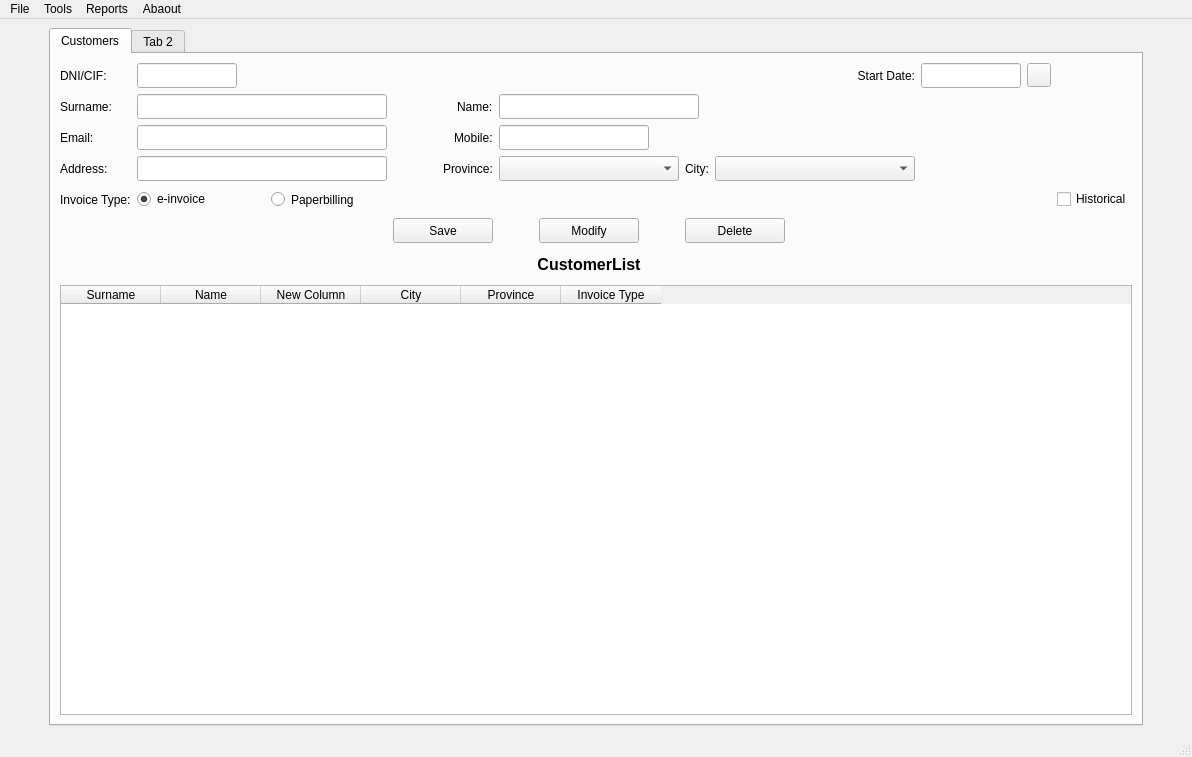
<?xml version="1.0" encoding="UTF-8"?>
<ui version="4.0">
 <class>MainWindow</class>
 <widget class="QMainWindow" name="MainWindow">
  <property name="geometry">
   <rect>
    <x>0</x>
    <y>0</y>
    <width>1192</width>
    <height>757</height>
   </rect>
  </property>
  <property name="windowTitle">
   <string>EmpresaTeis</string>
  </property>
  <widget class="QWidget" name="centralwidget">
   <layout class="QHBoxLayout" name="horizontalLayout">
    <item>
     <spacer name="horizontalSpacer">
      <property name="orientation">
       <enum>Qt::Horizontal</enum>
      </property>
      <property name="sizeType">
       <enum>QSizePolicy::Fixed</enum>
      </property>
      <property name="sizeHint" stdset="0">
       <size>
        <width>40</width>
        <height>20</height>
       </size>
      </property>
     </spacer>
    </item>
    <item>
     <widget class="QTabWidget" name="panMain">
      <property name="maximumSize">
       <size>
        <width>1100</width>
        <height>900</height>
       </size>
      </property>
      <property name="currentIndex">
       <number>0</number>
      </property>
      <widget class="QWidget" name="tab">
       <attribute name="title">
        <string>Customers</string>
       </attribute>
       <layout class="QGridLayout" name="gridLayout">
        <item row="4" column="2">
         <widget class="QRadioButton" name="rbtFacpapel">
          <property name="minimumSize">
           <size>
            <width>100</width>
            <height>25</height>
           </size>
          </property>
          <property name="maximumSize">
           <size>
            <width>100</width>
            <height>25</height>
           </size>
          </property>
          <property name="text">
           <string>Paperbilling</string>
          </property>
          <attribute name="buttonGroup">
           <string notr="true">groupbtnFac</string>
          </attribute>
         </widget>
        </item>
        <item row="2" column="3" alignment="Qt::AlignRight">
         <widget class="QLabel" name="lblMobilecli">
          <property name="maximumSize">
           <size>
            <width>75</width>
            <height>16777215</height>
           </size>
          </property>
          <property name="text">
           <string>Mobile:</string>
          </property>
         </widget>
        </item>
        <item row="3" column="3" alignment="Qt::AlignRight">
         <widget class="QLabel" name="lblProvincecli">
          <property name="maximumSize">
           <size>
            <width>50</width>
            <height>25</height>
           </size>
          </property>
          <property name="text">
           <string>Province:</string>
          </property>
         </widget>
        </item>
        <item row="5" column="3">
         <widget class="QPushButton" name="btnSavecli">
          <property name="minimumSize">
           <size>
            <width>100</width>
            <height>25</height>
           </size>
          </property>
          <property name="maximumSize">
           <size>
            <width>100</width>
            <height>25</height>
           </size>
          </property>
          <property name="text">
           <string>Save</string>
          </property>
         </widget>
        </item>
        <item row="6" column="4" alignment="Qt::AlignHCenter">
         <widget class="QLabel" name="lblListcli">
          <property name="sizePolicy">
           <sizepolicy hsizetype="Preferred" vsizetype="Preferred">
            <horstretch>150</horstretch>
            <verstretch>30</verstretch>
           </sizepolicy>
          </property>
          <property name="minimumSize">
           <size>
            <width>150</width>
            <height>30</height>
           </size>
          </property>
          <property name="maximumSize">
           <size>
            <width>150</width>
            <height>30</height>
           </size>
          </property>
          <property name="font">
           <font>
            <pointsize>12</pointsize>
            <weight>75</weight>
            <bold>true</bold>
           </font>
          </property>
          <property name="text">
           <string>CustomerList</string>
          </property>
          <property name="alignment">
           <set>Qt::AlignCenter</set>
          </property>
         </widget>
        </item>
        <item row="1" column="1" colspan="2">
         <widget class="QLineEdit" name="txtApelcli">
          <property name="minimumSize">
           <size>
            <width>250</width>
            <height>25</height>
           </size>
          </property>
          <property name="maximumSize">
           <size>
            <width>250</width>
            <height>25</height>
           </size>
          </property>
         </widget>
        </item>
        <item row="1" column="3" alignment="Qt::AlignRight">
         <widget class="QLabel" name="lblNombrecli">
          <property name="maximumSize">
           <size>
            <width>75</width>
            <height>16777215</height>
           </size>
          </property>
          <property name="text">
           <string>Name:</string>
          </property>
         </widget>
        </item>
        <item row="5" column="4" alignment="Qt::AlignHCenter">
         <widget class="QPushButton" name="btmModycli">
          <property name="minimumSize">
           <size>
            <width>100</width>
            <height>25</height>
           </size>
          </property>
          <property name="maximumSize">
           <size>
            <width>100</width>
            <height>25</height>
           </size>
          </property>
          <property name="text">
           <string>Modify</string>
          </property>
         </widget>
        </item>
        <item row="7" column="0" colspan="10">
         <widget class="QTableWidget" name="tableCustomerList">
          <property name="minimumSize">
           <size>
            <width>1050</width>
            <height>200</height>
           </size>
          </property>
          <column>
           <property name="text">
            <string>Surname</string>
           </property>
          </column>
          <column>
           <property name="text">
            <string>Name</string>
           </property>
          </column>
          <column>
           <property name="text">
            <string>New Column</string>
           </property>
          </column>
          <column>
           <property name="text">
            <string>City</string>
           </property>
          </column>
          <column>
           <property name="text">
            <string>Province</string>
           </property>
          </column>
          <column>
           <property name="text">
            <string>Invoice Type</string>
           </property>
          </column>
         </widget>
        </item>
        <item row="1" column="4" colspan="2">
         <widget class="QLineEdit" name="txtNombrecli">
          <property name="minimumSize">
           <size>
            <width>200</width>
            <height>25</height>
           </size>
          </property>
          <property name="maximumSize">
           <size>
            <width>200</width>
            <height>25</height>
           </size>
          </property>
          <property name="text">
           <string/>
          </property>
         </widget>
        </item>
        <item row="3" column="0">
         <widget class="QLabel" name="lblAddress">
          <property name="maximumSize">
           <size>
            <width>75</width>
            <height>16777215</height>
           </size>
          </property>
          <property name="text">
           <string>Address:</string>
          </property>
         </widget>
        </item>
        <item row="3" column="1" colspan="2">
         <widget class="QLineEdit" name="txtAddresscli">
          <property name="minimumSize">
           <size>
            <width>250</width>
            <height>25</height>
           </size>
          </property>
          <property name="maximumSize">
           <size>
            <width>250</width>
            <height>25</height>
           </size>
          </property>
         </widget>
        </item>
        <item row="3" column="4">
         <widget class="QComboBox" name="cmbProvincecli">
          <property name="minimumSize">
           <size>
            <width>180</width>
            <height>25</height>
           </size>
          </property>
          <property name="maximumSize">
           <size>
            <width>180</width>
            <height>25</height>
           </size>
          </property>
         </widget>
        </item>
        <item row="4" column="0">
         <widget class="QLabel" name="lblTipofaccli">
          <property name="minimumSize">
           <size>
            <width>0</width>
            <height>25</height>
           </size>
          </property>
          <property name="maximumSize">
           <size>
            <width>75</width>
            <height>25</height>
           </size>
          </property>
          <property name="text">
           <string>Invoice Type:</string>
          </property>
         </widget>
        </item>
        <item row="1" column="0">
         <widget class="QLabel" name="lblApelcli">
          <property name="maximumSize">
           <size>
            <width>75</width>
            <height>16777215</height>
           </size>
          </property>
          <property name="text">
           <string>Surname:</string>
          </property>
         </widget>
        </item>
        <item row="2" column="0">
         <widget class="QLabel" name="lblEmailcli">
          <property name="maximumSize">
           <size>
            <width>75</width>
            <height>16777215</height>
           </size>
          </property>
          <property name="text">
           <string>Email:</string>
          </property>
         </widget>
        </item>
        <item row="5" column="5" colspan="2">
         <widget class="QPushButton" name="btnDelcli">
          <property name="minimumSize">
           <size>
            <width>100</width>
            <height>25</height>
           </size>
          </property>
          <property name="maximumSize">
           <size>
            <width>100</width>
            <height>25</height>
           </size>
          </property>
          <property name="text">
           <string>Delete</string>
          </property>
         </widget>
        </item>
        <item row="4" column="1">
         <widget class="QRadioButton" name="rbtFace">
          <property name="minimumSize">
           <size>
            <width>100</width>
            <height>0</height>
           </size>
          </property>
          <property name="maximumSize">
           <size>
            <width>100</width>
            <height>16777215</height>
           </size>
          </property>
          <property name="text">
           <string>e-invoice</string>
          </property>
          <property name="checked">
           <bool>true</bool>
          </property>
          <attribute name="buttonGroup">
           <string notr="true">groupbtnFac</string>
          </attribute>
         </widget>
        </item>
        <item row="0" column="8" alignment="Qt::AlignLeft">
         <widget class="QPushButton" name="btnFechaaltacli">
          <property name="maximumSize">
           <size>
            <width>24</width>
            <height>24</height>
           </size>
          </property>
          <property name="text">
           <string/>
          </property>
          <property name="icon">
           <iconset>
            <normaloff>../img/calendar.png</normaloff>../img/calendar.png</iconset>
          </property>
          <property name="iconSize">
           <size>
            <width>24</width>
            <height>24</height>
           </size>
          </property>
         </widget>
        </item>
        <item row="2" column="1" colspan="2">
         <widget class="QLineEdit" name="txtEmailcli">
          <property name="minimumSize">
           <size>
            <width>250</width>
            <height>25</height>
           </size>
          </property>
          <property name="maximumSize">
           <size>
            <width>250</width>
            <height>25</height>
           </size>
          </property>
         </widget>
        </item>
        <item row="2" column="4">
         <widget class="QLineEdit" name="txtMobilecli">
          <property name="minimumSize">
           <size>
            <width>150</width>
            <height>25</height>
           </size>
          </property>
          <property name="maximumSize">
           <size>
            <width>150</width>
            <height>25</height>
           </size>
          </property>
          <property name="text">
           <string/>
          </property>
         </widget>
        </item>
        <item row="4" column="9">
         <widget class="QCheckBox" name="chkHistoriccli">
          <property name="text">
           <string>Historical</string>
          </property>
         </widget>
        </item>
        <item row="0" column="0">
         <widget class="QLabel" name="lblDnicli">
          <property name="maximumSize">
           <size>
            <width>70</width>
            <height>16777215</height>
           </size>
          </property>
          <property name="text">
           <string>DNI/CIF:</string>
          </property>
          <property name="alignment">
           <set>Qt::AlignLeading|Qt::AlignLeft|Qt::AlignVCenter</set>
          </property>
         </widget>
        </item>
        <item row="0" column="1">
         <widget class="QLineEdit" name="txtDnicli">
          <property name="minimumSize">
           <size>
            <width>100</width>
            <height>25</height>
           </size>
          </property>
          <property name="maximumSize">
           <size>
            <width>100</width>
            <height>25</height>
           </size>
          </property>
         </widget>
        </item>
        <item row="0" column="6" alignment="Qt::AlignRight">
         <widget class="QLabel" name="lblAltacli">
          <property name="minimumSize">
           <size>
            <width>60</width>
            <height>25</height>
           </size>
          </property>
          <property name="maximumSize">
           <size>
            <width>140</width>
            <height>25</height>
           </size>
          </property>
          <property name="text">
           <string>Start Date:</string>
          </property>
          <property name="alignment">
           <set>Qt::AlignRight|Qt::AlignTrailing|Qt::AlignVCenter</set>
          </property>
         </widget>
        </item>
        <item row="0" column="7">
         <widget class="QLineEdit" name="txtAltacli">
          <property name="minimumSize">
           <size>
            <width>100</width>
            <height>25</height>
           </size>
          </property>
          <property name="maximumSize">
           <size>
            <width>100</width>
            <height>25</height>
           </size>
          </property>
          <property name="text">
           <string/>
          </property>
          <property name="alignment">
           <set>Qt::AlignCenter</set>
          </property>
         </widget>
        </item>
        <item row="3" column="5">
         <widget class="QLabel" name="lblCitycli">
          <property name="text">
           <string>City:</string>
          </property>
         </widget>
        </item>
        <item row="3" column="6">
         <widget class="QComboBox" name="cmbCitycli">
          <property name="minimumSize">
           <size>
            <width>200</width>
            <height>25</height>
           </size>
          </property>
          <property name="maximumSize">
           <size>
            <width>200</width>
            <height>25</height>
           </size>
          </property>
         </widget>
        </item>
       </layout>
      </widget>
      <widget class="QWidget" name="tab_2">
       <attribute name="title">
        <string>Tab 2</string>
       </attribute>
      </widget>
     </widget>
    </item>
    <item>
     <spacer name="horizontalSpacer_2">
      <property name="orientation">
       <enum>Qt::Horizontal</enum>
      </property>
      <property name="sizeType">
       <enum>QSizePolicy::Fixed</enum>
      </property>
      <property name="sizeHint" stdset="0">
       <size>
        <width>40</width>
        <height>20</height>
       </size>
      </property>
     </spacer>
    </item>
   </layout>
  </widget>
  <widget class="QMenuBar" name="menubar">
   <property name="geometry">
    <rect>
     <x>0</x>
     <y>0</y>
     <width>1192</width>
     <height>21</height>
    </rect>
   </property>
   <widget class="QMenu" name="menuFile">
    <property name="title">
     <string>File</string>
    </property>
    <addaction name="actionExit"/>
   </widget>
   <widget class="QMenu" name="menuTools">
    <property name="title">
     <string>Tools</string>
    </property>
   </widget>
   <widget class="QMenu" name="menuReports">
    <property name="title">
     <string>Reports</string>
    </property>
    <addaction name="actionCustomer_Report"/>
   </widget>
   <widget class="QMenu" name="menuAbaout">
    <property name="title">
     <string>Abaout</string>
    </property>
   </widget>
   <addaction name="menuFile"/>
   <addaction name="menuTools"/>
   <addaction name="menuReports"/>
   <addaction name="menuAbaout"/>
  </widget>
  <widget class="QStatusBar" name="statusbar"/>
  <action name="actionExit">
   <property name="text">
    <string>Exit</string>
   </property>
  </action>
  <action name="actionCustomer_Report">
   <property name="text">
    <string>Customer Report</string>
   </property>
  </action>
 </widget>
 <tabstops>
  <tabstop>panMain</tabstop>
  <tabstop>txtDnicli</tabstop>
  <tabstop>txtAltacli</tabstop>
  <tabstop>btnFechaaltacli</tabstop>
  <tabstop>txtApelcli</tabstop>
  <tabstop>txtNombrecli</tabstop>
  <tabstop>txtEmailcli</tabstop>
  <tabstop>txtMobilecli</tabstop>
  <tabstop>txtAddresscli</tabstop>
  <tabstop>cmbProvincecli</tabstop>
  <tabstop>cmbCitycli</tabstop>
  <tabstop>rbtFace</tabstop>
  <tabstop>rbtFacpapel</tabstop>
  <tabstop>chkHistoriccli</tabstop>
  <tabstop>btnSavecli</tabstop>
  <tabstop>btmModycli</tabstop>
  <tabstop>btnDelcli</tabstop>
  <tabstop>tableCustomerList</tabstop>
 </tabstops>
 <resources/>
 <connections/>
 <buttongroups>
  <buttongroup name="groupbtnFac"/>
 </buttongroups>
</ui>
